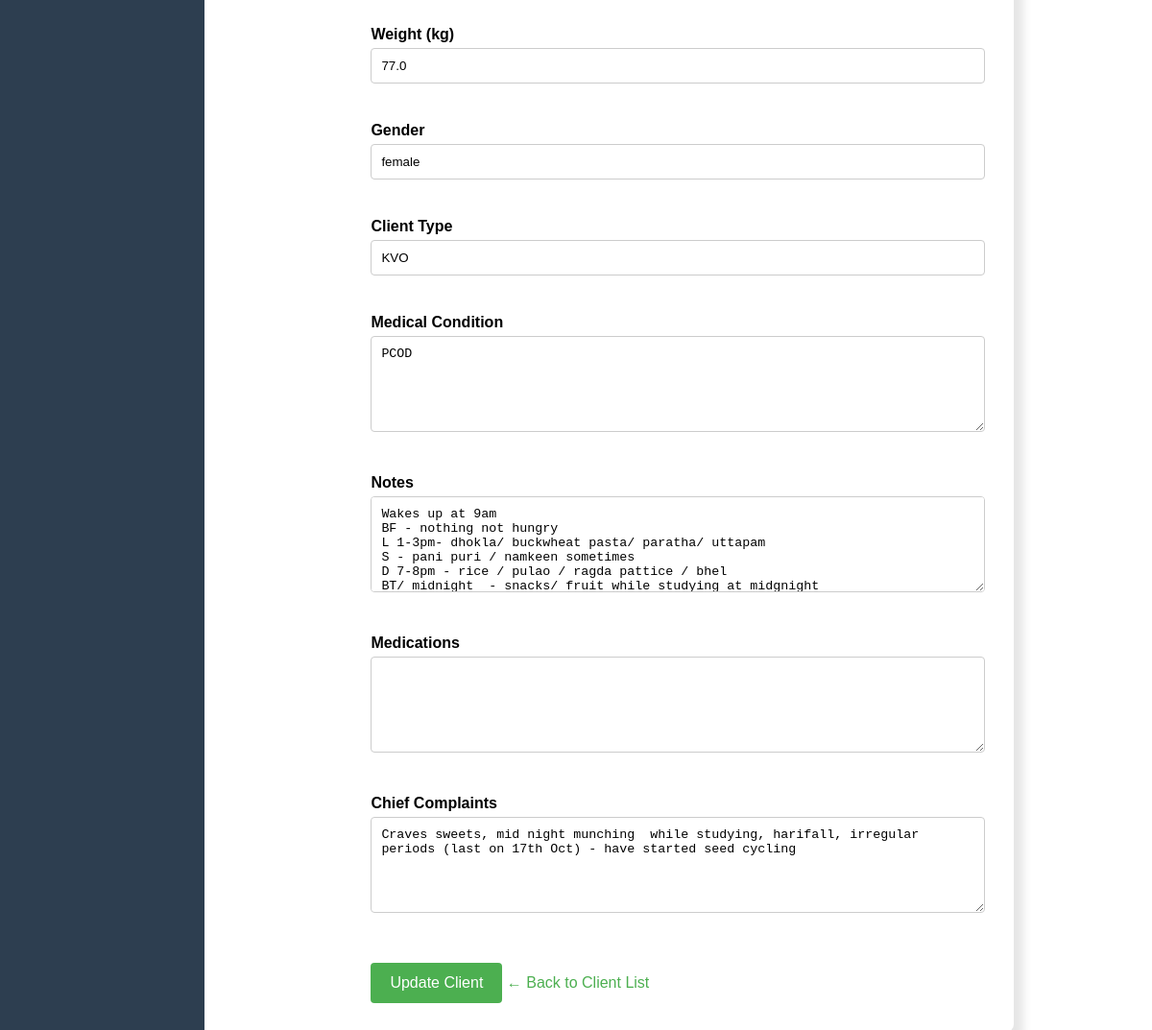
Before: /client/edit/29/ (lower part) with the older database file.
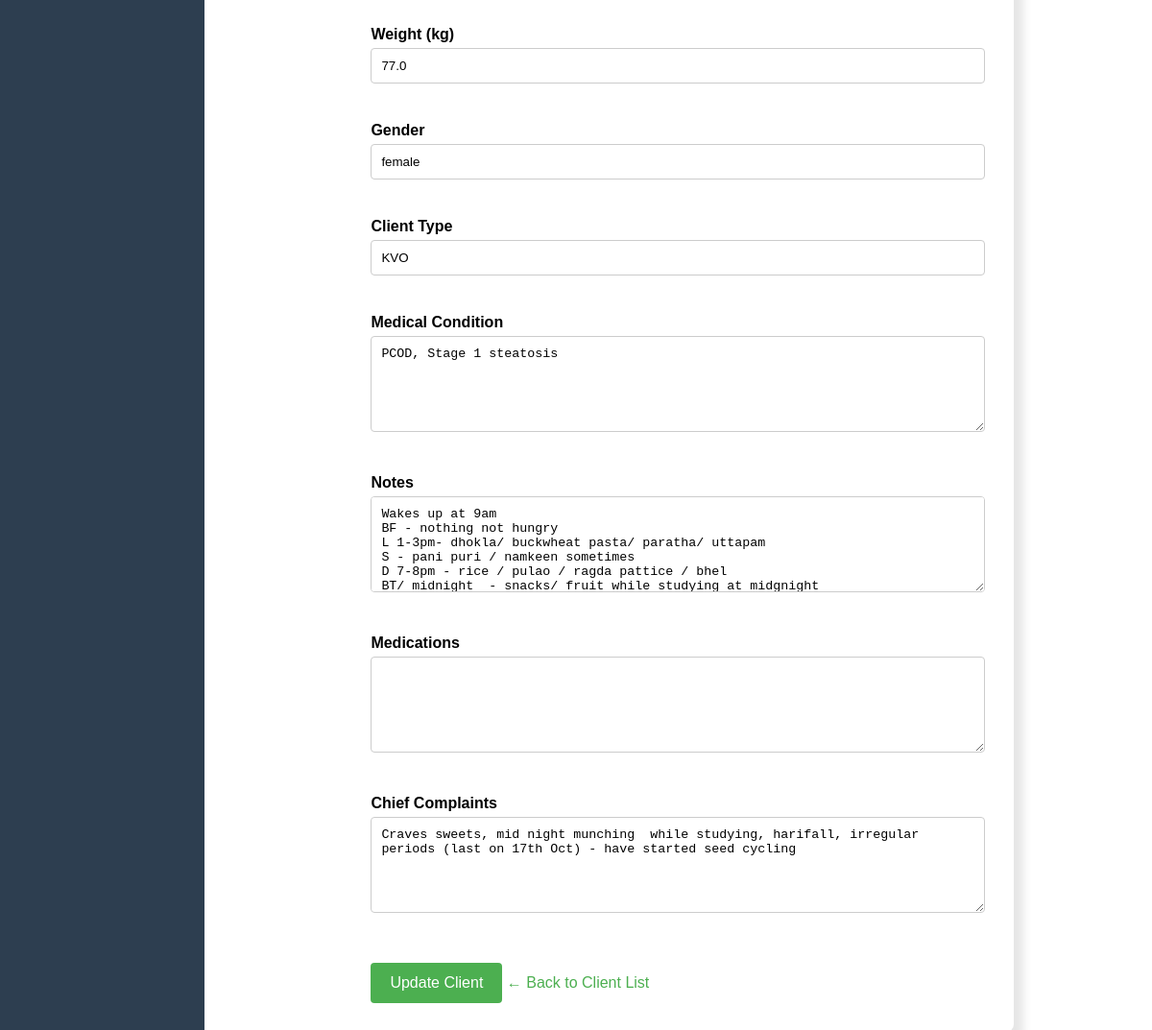
After: the same page with the newer database file.
### clients/models.py (models this page shows, shortened)
class ClientDetails(models.Model):
    user = models.OneToOneField(settings.AUTH_USER_MODEL, on_delete=models.CASCADE, related_name='client_profile',blank=True,null=True)
    created_by=models.ForeignKey(settings.AUTH_USER_MODEL, on_delete=models.CASCADE,blank=True,null=True,limit_choices_to={'role': "DIETICIAN"})
    first_name = models.CharField(max_length=100)
    last_name = models.CharField(max_length=100)
    dob = models.DateField(blank=True,null=True)  # Date of Birth
    contact_no = models.CharField(max_length=15,blank=True,null=True)
    email_id = models.EmailField(blank=True,null=True)
    location = models.CharField(max_length=255,blank=True,null=True)
    date_of_creation = models.DateField(auto_now_add=True,blank=True,null=True)  # Automatically set to the current date when the record is created
    notes = models.TextField(blank=True, null=True)
    height = models.FloatField(blank=True,null=True)  # Height in cm (or meters depending on your preference)
    weight = models.FloatField(blank=True,null=True)  # Weight in kg
    medical_condition = models.TextField(blank=True, null=True)
    medications = models.TextField(blank=True, null=True)
    chief_complaints = models.TextField(blank=True, null=True)
    gender = models.CharField(max_length=10, choices=[('Male', 'Male'), ('Female', 'Female'), ('Other', 'Other')])
    client_type = models.CharField(max_length=10, choices=[('KVO', 'KVO'), ('Personal', 'Personal'), ('Other', 'Other')],blank=True)
    DIET_PREFERENCES = [
    ('veg', 'Vegetarian'),
    ('eggetarian', 'Eggetarian'),
    ('nonveg', 'Non-Vegetarian'),
    ('vegan', 'Vegan'),
    ('keto', 'Keto'),
    ('paleo', 'Paleo'),
]
    diet_preference = models.CharField(
        max_length=15,  # ensure it's large enough
        choices=DIET_PREFERENCES,
        default='veg',
        null=True,
        blank=True
    )

### clients/views.py (the view, shortened to what this page needs)
# urls.py: path('edit/<int:client_id>/', update_client, name='update_client'),
def update_client(request, client_id):
    client = get_object_or_404(ClientDetails, id=client_id)
    return render(request, 'clients/client_edit.html', {'client': client})

### clients/templates/clients/client_edit.html (shortened to what this page needs)
{% extends 'core/base.html' %}
{% load static %}
{% block extra_css %}
<link rel="stylesheet" href="{% static 'clients/css/client_edit.css' %}"/>
{% endblock %}
{% block content %}
    <div class="container">
        <form method="post">
            <div class="form-group">
            </div>
            <div class="form-group">
                <label for="weight">Weight (kg)</label>
                <input type="number" step="0.01" name="weight" id="weight" value="{{ client.weight }}">
            </div>
            <div class="form-group">
                <label for="gender">Gender</label>
                <input type="text" name="gender" id="gender" value="{{ client.gender }}">
            </div>
            <div class="form-group">
                <label for="client_type">Client Type</label>
                <input type="text" name="client_type" id="client_type" value="{{ client.client_type }}">
            </div>
            <div class="form-group">
                <label for="medical_condition">Medical Condition</label>
                <textarea name="medical_condition" id="medical_condition">{{ client.medical_condition }}</textarea>
            </div>
            <div class="form-group">
                <label for="notes">Notes</label>
                <textarea name="notes" id="notes">{{ client.notes }}</textarea>
            </div>
            <div class="form-group">
                <label for="medications">Medications</label>
                <textarea name="medications" id="medications">{{ client.medications }}</textarea>
            </div>
            <div class="form-group">
                <label for="chief_complaints">Chief Complaints</label>
                <textarea name="chief_complaints" id="chief_complaints">{{ client.chief_complaints }}</textarea>
            </div>
            <button type="submit">Update Client</button>
            <a href="{% url 'client_list' %}" class="back-link">← Back to Client List</a>
        </form>
    </div>
{% endblock %}

Changed rows visible on the page:
changed ClientDetails "female": medical_condition "PCOD" → "PCOD, Stage 1 steatosis"
